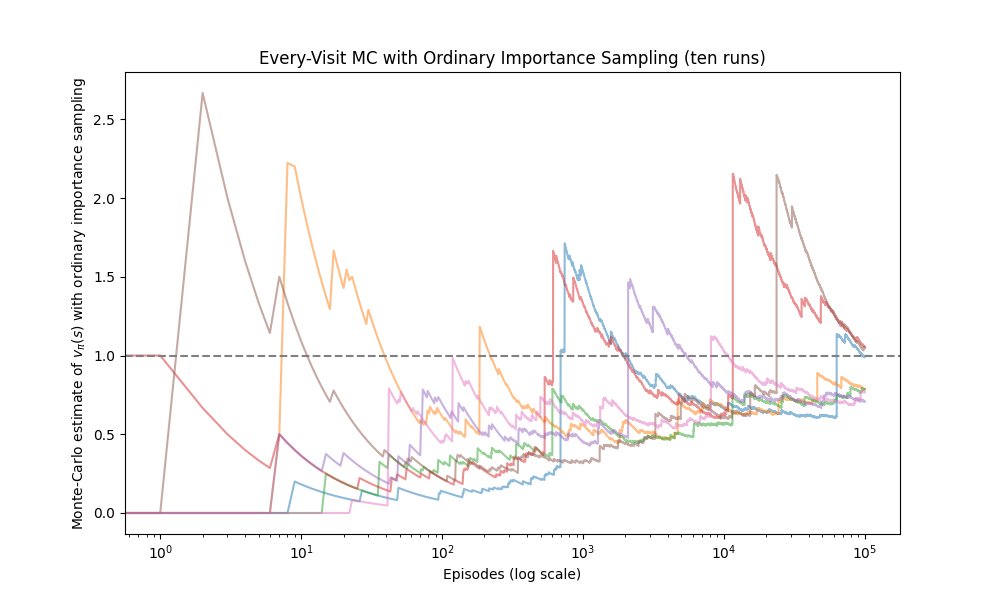

Recreate this plot in Python.
import numpy as np
import matplotlib.pyplot as plt

print("Hello")
# Parameters of the MDP and policies
prob_left = 0.9  # Probability of transitioning back to s when taking the left action
gamma = 1.0  # Discount factor

# Behavior policy: equal probability for right and left
def behavior_policy():
    return np.random.choice(['left', 'right'])

# Target policy always takes left
def target_policy():
    return 'left'

# Generate an episode
def generate_episode():
    episode = []
    while True:
        action = behavior_policy()
        if action == 'right':
            episode.append((action, 0))
            break
        else:
            episode.append((action, 0))
            if np.random.rand() > prob_left:
                episode.append(('termination', 1))
                break
    return episode

# Every-visit MC with importance sampling
def every_visit_mc_importance_sampling(num_episodes):
    value_estimates = []
    value = 0.0
    for _ in range(num_episodes):
        episode = generate_episode()
        G = 0
        W = 1
        for action, reward in reversed(episode):
            G = gamma * G + reward
            if action == 'left':
                W *= 2  # Importance sampling ratio (2 because behavior policy is 0.5 and target policy is 1)
            if W == 0:
                break
        if W != 0:
            value += W * G
            value_estimates.append(value / (_ + 1))
        else:
            value_estimates.append(value / (_ + 1))
    return value_estimates

#  Settings
num_runs = 7
num_episodes = 100000
every_visit_estimates = []

# Run the every-visit MC with importance sampling for a number of runs
for _ in range(num_runs):
    estimates = every_visit_mc_importance_sampling(num_episodes)
    every_visit_estimates.append(estimates)

# Plotting
plt.figure(figsize=(10, 6))
for run in every_visit_estimates:
    plt.plot(run, alpha=0.5)
plt.xscale('log')
plt.xlabel('Episodes (log scale)')
plt.ylabel('Monte-Carlo estimate of $v_π(s)$ with ordinary importance sampling')
plt.title('Every-Visit MC with Ordinary Importance Sampling (ten runs)')
plt.axhline(y=1, color='gray', linestyle='--')  # The correct value
plt.show()
